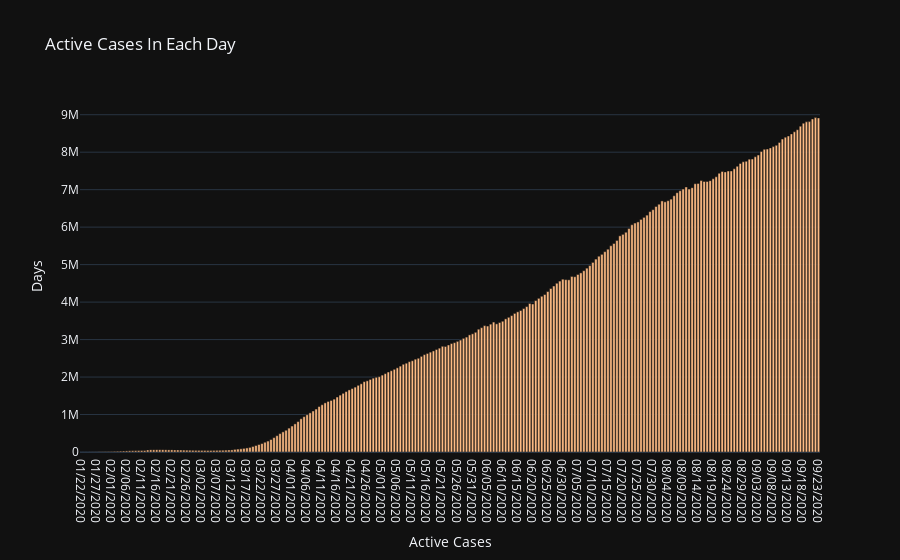

This figure's notebook cell:
### Code cell
# Daily Active cases...

fig = go.Figure(go.Bar(x=data_over_time['ObservationDate'],y=data_over_time['Active'],marker_color='rgb(253,187,132)'))
fig.update_layout(title='Active Cases In Each Day',template='plotly_dark',xaxis_title="Active Cases",yaxis_title="Days",)
fig.show()

### Figure 1 — Plotly figure (JSON) as saved in the notebook; plotly's stock layout.template omitted (floating-point values rounded to 4 significant figures; data arrays with more than 128 entries replaced by an {"elided": "..."} marker saying what was removed)
{"data": [{"marker": {"color": "rgb(253,187,132)"}, "type": "bar", "x": {"elided": "246 str values"}, "y": {"elided": "246 int values"}}], "layout": {"title": {"text": "Active Cases In Each Day"}, "xaxis": {"title": {"text": "Active Cases"}}, "yaxis": {"title": {"text": "Days"}}}}
